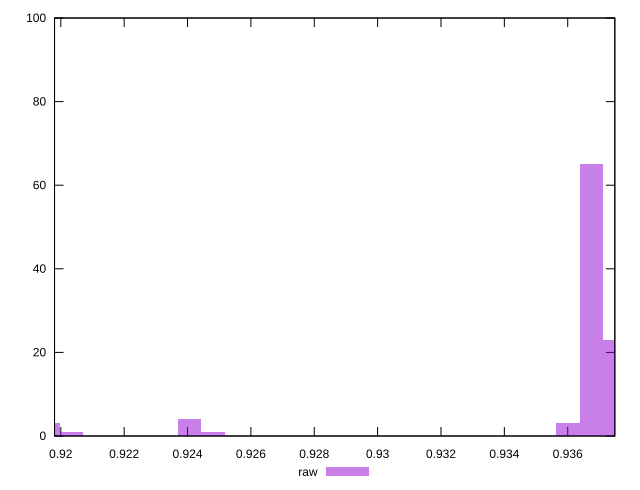

This chart was generated by the following gnuplot code:
reset

$raw <<EOF
0.9367459452302438 65
0.9374917620656182 23
0.9240670590288791 4
0.9248128758642535 1
0.9360001283948695 3
0.9195921580166327 3
0.9203379748520071 1
EOF

set key outside below
set boxwidth 0.000745816835374398
set xrange [0.9198022809900381:0.9374868255315372]
set yrange [0:100]
set trange [0:100]
set style fill transparent solid 0.5 noborder
set terminal svg size 640, 490 enhanced background rgb 'white'
set output "report_00008_2021-01-22T20:58:29.167/meta/pScore/samples/pages+cached+noexternal+nofonts+nosvg+noimg+nocss/raw/histogram.svg"

plot $raw title "raw" with boxes

reset
